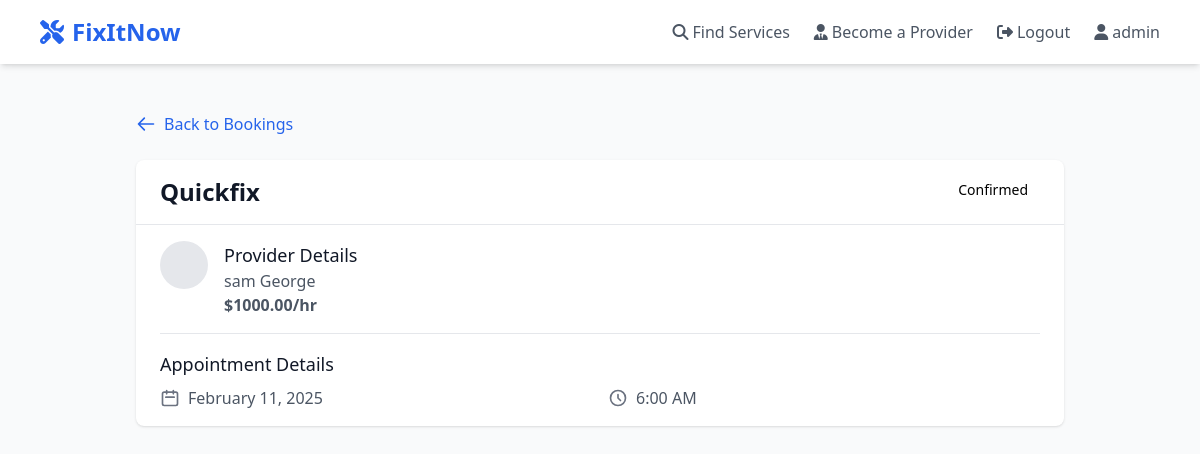
The page /services/booking/1/ (signed in) on the database its author committed.
### accounts/models.py (models this page shows, shortened)
class User(AbstractUser):
    phone_number = models.CharField(max_length=20)
    address = models.TextField()
    city = models.CharField(max_length=100)
    state = models.CharField(max_length=100)
    zip_code = models.CharField(max_length=20)
    user_type = models.CharField(max_length=20, choices=[
        ('customer', 'Customer'),
        ('service_provider', 'Service Provider')
    ])
    created_at = models.DateTimeField(auto_now_add=True)
    updated_at = models.DateTimeField(auto_now=True)
    profile_picture = models.ImageField(upload_to='profile_pictures/', null=True, blank=True)
    is_verified = models.BooleanField(default=False)
    bio = models.TextField(blank=True)
    preferred_communication = models.CharField(
        max_length=20,
        choices=[
            ('email', 'Email'),
            ('phone', 'Phone'),
            ('both', 'Both')
        ],
        default='email'
    )
    account_status = models.CharField(
        max_length=20,
        choices=[
            ('active', 'Active'),
            ('inactive', 'Inactive'),
            ('suspended', 'Suspended')
        ],
        default='active'
    )

class ServiceProvider(models.Model):
    user = models.OneToOneField(User, on_delete=models.CASCADE)
    business_name = models.CharField(max_length=255)
    description = models.TextField()
    experience_years = models.IntegerField()
    is_verified = models.BooleanField(default=False)
    rating = models.DecimalField(
        max_digits=3,
        decimal_places=2,
        default=0.00,
        validators=[MinValueValidator(0.00), MaxValueValidator(5.00)]
    )
    total_reviews = models.IntegerField(default=0)
    STATUS_CHOICES = [
        ('active', 'Active'),
        ('inactive', 'Inactive'),
        ('suspended', 'Suspended')
    ]
    status = models.CharField(max_length=20, choices=STATUS_CHOICES, default='active')

### services/models.py (models this page shows, shortened)
class Booking(models.Model):
    service = models.ForeignKey(Service, on_delete=models.CASCADE, related_name='bookings')
    customer = models.ForeignKey(User, on_delete=models.CASCADE, related_name='bookings')
    provider = models.ForeignKey(ServiceProvider, on_delete=models.CASCADE, related_name='provider_bookings')
    booking_date = models.DateField()
    booking_time = models.TimeField()
    STATUS_CHOICES = [
        ('pending', 'Pending'),
        ('confirmed', 'Confirmed'),
        ('in_progress', 'In Progress'),
        ('completed', 'Completed'),
        ('cancelled', 'Cancelled')
    ]
    status = models.CharField(max_length=20, choices=STATUS_CHOICES, default='pending')
    total_amount = models.DecimalField(max_digits=10, decimal_places=2)
    special_instructions = models.TextField(blank=True, null=True)
    service_location = models.TextField()
    created_at = models.DateTimeField(auto_now_add=True)
    updated_at = models.DateTimeField(auto_now=True)

class Service(models.Model):
    provider = models.ForeignKey(ServiceProvider, on_delete=models.CASCADE, related_name='services')
    category = models.ForeignKey(ServiceCategory, on_delete=models.CASCADE)
    name = models.CharField(max_length=255)
    description = models.TextField()
    base_price = models.DecimalField(max_digits=10, decimal_places=2)
    image = models.ImageField(upload_to='service_images/', null=True, blank=True)
    is_active = models.BooleanField(default=True)
    created_at = models.DateTimeField(auto_now_add=True)
    updated_at = models.DateTimeField(auto_now=True)
    class Meta:
        ordering = ['-created_at']

### services/views.py (the view)
# urls.py: path('booking/<int:pk>/', views.BookingDetailView.as_view(), name='booking_detail'),
class BookingDetailView(LoginRequiredMixin, UserPassesTestMixin, DetailView):
    model = Booking
    template_name = 'booking_detail.html'
    context_object_name = 'booking'
    def test_func(self):
        booking = self.get_object()
        return (self.request.user == booking.customer or
                self.request.user == booking.provider.user)

### templates/booking_detail.html (shortened to what this page needs)
{% extends 'base.html' %}
{% block content %}
<div class="min-h-screen bg-gray-50">
    <div class="max-w-7xl mx-auto px-4 sm:px-6 lg:px-8 py-8">
        <div class="mb-6">
            <a href="{% url 'services:service_list' %}" class="text-blue-600 hover:text-blue-800 flex items-center">
                <svg class="w-5 h-5 mr-2" fill="none" stroke="currentColor" viewBox="0 0 24 24">
                    <path stroke-linecap="round" stroke-linejoin="round" stroke-width="2" d="M10 19l-7-7m0 0l7-7m-7 7h18"/>
                </svg>
                Back to Bookings
            </a>
        </div>
        <div class="bg-white rounded-lg shadow overflow-hidden">
            <div class="px-6 py-4 border-b border-gray-200">
                <div class="flex justify-between items-start">
                    <h1 class="text-2xl font-bold text-gray-900">{{ booking.service.name }}</h1>
                    <span class="{% if booking.status == 'UPCOMING' %}bg-blue-100 text-blue-800{% elif booking.status == 'COMPLETED' %}bg-green-100 text-green-800{% endif %} text-sm font-medium px-3 py-1 rounded-full">
                        {{ booking.get_status_display }}
                    </span>
                </div>
            </div>
            <div class="px-6 py-4 space-y-4">
                <div class="flex items-start space-x-4">
                    <div class="flex-shrink-0">
                        {% if booking.provider.profile_image %}
                            <img src="{{ booking.provider.profile_image.url }}" alt="Provider" class="h-12 w-12 rounded-full">
                        {% else %}
                            <div class="h-12 w-12 rounded-full bg-gray-200 flex items-center justify-center">
                            </div>
                        {% endif %}
                    </div>
                    <div>
                        <h3 class="text-lg font-medium text-gray-900">Provider Details</h3>
                        <p class="text-gray-600">{{ booking.provider.user.get_full_name }}</p>
                        <p class="text-gray-600 font-bold">${{ booking.total_amount }}/hr</p>
                    </div>
                </div>
                <div class="border-t border-gray-200 pt-4">
                    <h3 class="text-lg font-medium text-gray-900 mb-2">Appointment Details</h3>
                    <div class="grid grid-cols-1 md:grid-cols-2 gap-4">
                        <div class="flex items-center space-x-2">
                            <svg class="w-5 h-5 text-gray-500" fill="none" stroke="currentColor" viewBox="0 0 24 24">
                                <path stroke-linecap="round" stroke-linejoin="round" stroke-width="2" d="M8 7V3m8 4V3m-9 8h10M5 21h14a2 2 0 002-2V7a2 2 0 00-2-2H5a2 2 0 00-2 2v12a2 2 0 002 2z" />
                            </svg>
                            <span class="text-gray-600">{{ booking.booking_date|date:"F j, Y" }}</span>
                        </div>
                        <div class="flex items-center space-x-2">
                            <svg class="w-5 h-5 text-gray-500" fill="none" stroke="currentColor" viewBox="0 0 24 24">
                                <path stroke-linecap="round" stroke-linejoin="round" stroke-width="2" d="M12 8v4l3 3m6-3a9 9 0 11-18 0 9 9 0 0118 0z" />
                            </svg>
                            <span class="text-gray-600">{{ booking.booking_time|time:"g:i A" }}</span>
                        </div>
                    </div>
                </div>
            </div>
                </div>
            </div>
        </div>
{% endblock %}

### templates/base.html (shortened to what this page needs)
<!DOCTYPE html>
<html lang="en">
<head>
    <script src="https://cdn.tailwindcss.com"></script>
    <link rel="stylesheet" href="https://cdnjs.cloudflare.com/ajax/libs/font-awesome/6.4.0/css/all.min.css">
</head>
<body class="min-h-screen flex flex-col bg-gray-50">
    <nav class="bg-white shadow-md fixed w-full top-0 z-50" aria-label="Main navigation">
        <div class="max-w-6xl mx-auto px-4">
            <div class="flex flex-col md:flex-row md:justify-between md:h-16">
                <div class="flex justify-between items-center h-16 md:h-auto">
                    <a href="/" class="text-blue-600 font-bold text-xl md:text-2xl hover:text-blue-700" aria-label="FixItNow Home">
                        <i class="fas fa-tools mr-2" aria-hidden="true"></i>FixItNow
                    </a>
                </div>
                <div
                    class="hidden md:flex md:items-center md:space-x-6 py-4 md:py-0"
                    id="mobile-menu"
                    role="navigation"
                    aria-label="Site navigation">
                    <a href="{% url 'services:service_list' %}" class="block md:inline-block text-gray-600 hover:text-blue-600 transition-colors py-2 md:py-0 focus:outline-none focus:ring-2 focus:ring-blue-600 rounded">
                        <i class="fas fa-search mr-1" aria-hidden="true"></i>Find Services
                    </a>
                    {% if user.user_type == 'service_provider' %}
                        <a href="{% url 'accounts:provider_dashboard' %}" class="block md:inline-block text-gray-600 hover:text-blue-600 transition-colors py-2 md:py-0 focus:outline-none focus:ring-2 focus:ring-blue-600 rounded">
                            <i class="fas fa-chart-line mr-1" aria-hidden="true"></i>View Dashboard
                        </a>
                    {% elif user.user_type == 'customer' %}
                        <a href="{% url 'accounts:customer_dashboard' %}" class="block md:inline-block text-gray-600 hover:text-blue-600 transition-colors py-2 md:py-0 focus:outline-none focus:ring-2 focus:ring-blue-600 rounded">
                            <i class="fas fa-user-circle mr-1" aria-hidden="true"></i>My Dashboard
                        </a>
                    {% else %}
                        <a href="{% url 'accounts:service_registration' %}" class="block md:inline-block text-gray-600 hover:text-blue-600 transition-colors py-2 md:py-0 focus:outline-none focus:ring-2 focus:ring-blue-600 rounded">
                            <i class="fas fa-user-tie mr-1" aria-hidden="true"></i>Become a Provider
                        </a>
                    {% endif %}
                    {% if user.is_authenticated %}
                        <a href="{% url 'accounts:signout' %}" class="block md:inline-block text-gray-600 hover:text-blue-600 transition-colors py-2 md:py-0 focus:outline-none focus:ring-2 focus:ring-blue-600 rounded">
                            <i class="fas fa-sign-out-alt mr-1" aria-hidden="true"></i>Logout
                        </a>
                        <span class="block md:inline-block text-gray-600 py-2 md:py-0">
                            <i class="fas fa-user mr-1" aria-hidden="true"></i>{{ user.username }}
                        </span>
                    {% endif %}
                </div>
            </div>
        </div>
    </nav>
    <main id="main-content" class="flex-grow container mx-auto px-4 pt-32 md:pt-20 pb-12">
        {% block content %}
        {% endblock %}
    </main>
</body>
</html>

### rows shown on the page
User: username "admin"
Booking: service.name "Quickfix", status "Confirmed", provider.user.get_full_name "sam George", total_amount "1000.00", booking_date "February 11, 2025", booking_time "6:00 AM"
